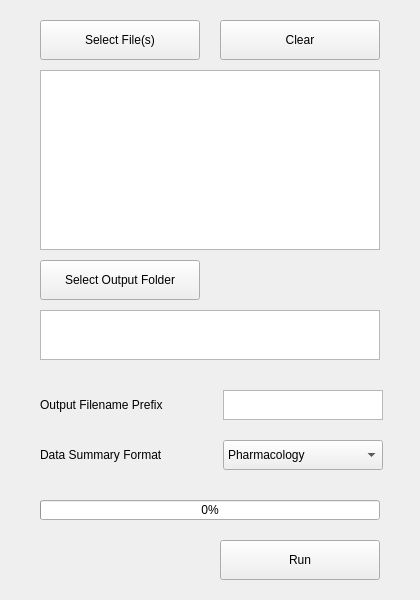
<?xml version="1.0" encoding="UTF-8"?>
<ui version="4.0">
 <class>MainWindow</class>
 <widget class="QMainWindow" name="MainWindow">
  <property name="geometry">
   <rect>
    <x>0</x>
    <y>0</y>
    <width>420</width>
    <height>600</height>
   </rect>
  </property>
  <property name="sizePolicy">
   <sizepolicy hsizetype="Fixed" vsizetype="Fixed">
    <horstretch>0</horstretch>
    <verstretch>0</verstretch>
   </sizepolicy>
  </property>
  <property name="windowTitle">
   <string>ABFbot</string>
  </property>
  <widget class="QWidget" name="centralwidget">
   <widget class="QPushButton" name="button_input_files">
    <property name="geometry">
     <rect>
      <x>40</x>
      <y>20</y>
      <width>160</width>
      <height>40</height>
     </rect>
    </property>
    <property name="styleSheet">
     <string notr="true">font: 12pt &quot;MS Shell Dlg 2&quot;;</string>
    </property>
    <property name="text">
     <string>Select File(s)</string>
    </property>
   </widget>
   <widget class="QPushButton" name="button_clear_input">
    <property name="geometry">
     <rect>
      <x>220</x>
      <y>20</y>
      <width>160</width>
      <height>40</height>
     </rect>
    </property>
    <property name="styleSheet">
     <string notr="true">font: 12pt &quot;MS Shell Dlg 2&quot;;</string>
    </property>
    <property name="text">
     <string>Clear</string>
    </property>
   </widget>
   <widget class="QPushButton" name="button_output_folder">
    <property name="geometry">
     <rect>
      <x>40</x>
      <y>260</y>
      <width>160</width>
      <height>40</height>
     </rect>
    </property>
    <property name="styleSheet">
     <string notr="true">font: 12pt &quot;MS Shell Dlg 2&quot;;</string>
    </property>
    <property name="text">
     <string>Select Output Folder</string>
    </property>
   </widget>
   <widget class="QPushButton" name="button_run">
    <property name="geometry">
     <rect>
      <x>220</x>
      <y>540</y>
      <width>160</width>
      <height>40</height>
     </rect>
    </property>
    <property name="styleSheet">
     <string notr="true">font: 12pt &quot;MS Shell Dlg 2&quot;;</string>
    </property>
    <property name="text">
     <string>Run</string>
    </property>
   </widget>
   <widget class="QLabel" name="label_status">
    <property name="geometry">
     <rect>
      <x>40</x>
      <y>540</y>
      <width>160</width>
      <height>40</height>
     </rect>
    </property>
    <property name="styleSheet">
     <string notr="true">font: 12pt &quot;MS Shell Dlg 2&quot;;</string>
    </property>
    <property name="text">
     <string/>
    </property>
   </widget>
   <widget class="QTextBrowser" name="text_output">
    <property name="geometry">
     <rect>
      <x>40</x>
      <y>310</y>
      <width>340</width>
      <height>50</height>
     </rect>
    </property>
   </widget>
   <widget class="QListWidget" name="listWidget_input">
    <property name="geometry">
     <rect>
      <x>40</x>
      <y>70</y>
      <width>340</width>
      <height>180</height>
     </rect>
    </property>
   </widget>
   <widget class="QProgressBar" name="progressBar">
    <property name="geometry">
     <rect>
      <x>40</x>
      <y>500</y>
      <width>340</width>
      <height>20</height>
     </rect>
    </property>
    <property name="value">
     <number>0</number>
    </property>
   </widget>
   <widget class="QPlainTextEdit" name="output_prefix">
    <property name="geometry">
     <rect>
      <x>223</x>
      <y>390</y>
      <width>160</width>
      <height>30</height>
     </rect>
    </property>
    <property name="cursor" stdset="0">
     <cursorShape>IBeamCursor</cursorShape>
    </property>
    <property name="styleSheet">
     <string notr="true">font: 12pt &quot;MS Shell Dlg 2&quot;;</string>
    </property>
    <property name="inputMethodHints">
     <set>Qt::ImhNone</set>
    </property>
    <property name="verticalScrollBarPolicy">
     <enum>Qt::ScrollBarAlwaysOff</enum>
    </property>
    <property name="horizontalScrollBarPolicy">
     <enum>Qt::ScrollBarAlwaysOff</enum>
    </property>
    <property name="lineWrapMode">
     <enum>QPlainTextEdit::NoWrap</enum>
    </property>
   </widget>
   <widget class="QLabel" name="label">
    <property name="geometry">
     <rect>
      <x>40</x>
      <y>390</y>
      <width>170</width>
      <height>30</height>
     </rect>
    </property>
    <property name="styleSheet">
     <string notr="true">font: 12pt &quot;MS Shell Dlg 2&quot;;</string>
    </property>
    <property name="text">
     <string>Output Filename Prefix</string>
    </property>
   </widget>
   <widget class="QComboBox" name="output_format">
    <property name="geometry">
     <rect>
      <x>223</x>
      <y>440</y>
      <width>160</width>
      <height>30</height>
     </rect>
    </property>
    <property name="styleSheet">
     <string notr="true">font: 12pt &quot;MS Shell Dlg 2&quot;;</string>
    </property>
    <item>
     <property name="text">
      <string>Pharmacology</string>
     </property>
    </item>
    <item>
     <property name="text">
      <string>VM</string>
     </property>
    </item>
   </widget>
   <widget class="QLabel" name="label_2">
    <property name="geometry">
     <rect>
      <x>40</x>
      <y>440</y>
      <width>170</width>
      <height>30</height>
     </rect>
    </property>
    <property name="styleSheet">
     <string notr="true">font: 12pt &quot;MS Shell Dlg 2&quot;;</string>
    </property>
    <property name="text">
     <string>Data Summary Format </string>
    </property>
   </widget>
  </widget>
 </widget>
 <resources/>
 <connections/>
</ui>
